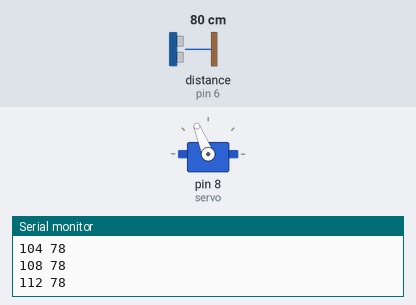
This sketch was run on a simulated Arduino Uno, built with avr-gcc and run on an emulated ATmega328P. Shown: servo, the last lines printed to the serial monitor. Wiring (inferred from the names in the program): ultrasonic range finder: trigger pin 7; echo pin 6. The test bench sets the inputs (shaded band); at power-on: distance to the obstacle (sensor on pin 6) 80 cm. The echo pulse lasts 58.3 µs per cm.

Above: at 4.2 s.
4.3 s: distance to the obstacle (sensor on pin 6) set to 299 cm
At 4.53 s:
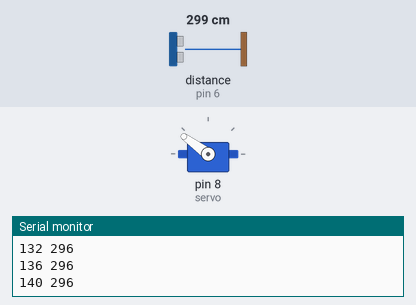
7.3 s: distance to the obstacle (sensor on pin 6) set to 2 cm
10.3 s: distance to the obstacle (sensor on pin 6) set to 35 cm
At 11.0 s:
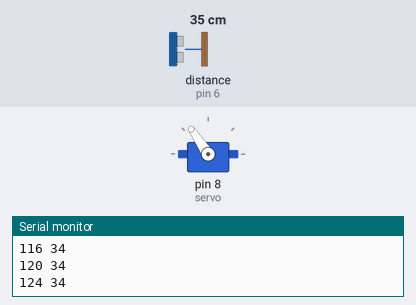
Timing chart, 0 to 19.3 s (numbered marks = the images above; inputs shaded):
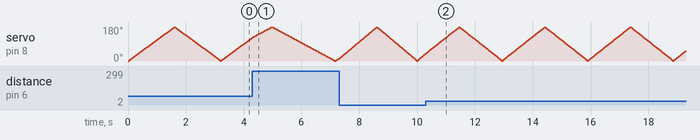

The sketch:

Arduino_Radar.ino
```cpp
#include <Servo.h>

Servo servo;

int pos = 0;
bool vpos = false;
int trig = 7;
int echo = 6;

int speed = 4;

void setup() {
  // put your setup code here, to run once:
  Serial.begin(9600);

  servo.attach(8);
  pinMode(trig, OUTPUT);
  pinMode(echo, INPUT);
}

void loop() {
  servo.write(pos);

  long duration, distance;

  digitalWrite(trig, HIGH);
  delayMicroseconds(10);
  digitalWrite(trig, LOW);

  duration = pulseIn(echo,HIGH);
  distance = ((duration * 340)/10000)/2; // cm

  Serial.print(pos);
  Serial.print(" ");
  Serial.println(distance);

  if (vpos) pos-=speed;
  else pos+=speed;

  if (pos >= 180 || pos <= 0) vpos= !vpos;

  delay(30);
}
```
